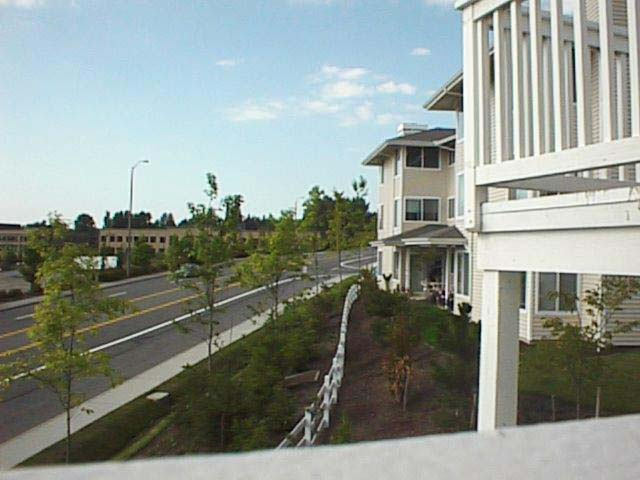
#> input picture b1.jpg, 640 x 480 px
$ python rectify.py
#> lines starting #> are read from the running program, lines starting #| are printed output that depends on the picture
#!/usr/bin/python
# coding=utf-8

# Base Python File (rectify.py)
# Created: Wed Mar 14 20:17:10 2012
# Version: 1.0
#
# This Python script was developped by François-Xavier Thomas.
# You are free to copy, adapt or modify it.
# If you do so, however, leave my name somewhere in the credits, I'd appreciate it ;)
#
# (ɔ) François-Xavier Thomas <fx.thomas@gmail.com>

from numpy import *
from scipy import *
from pylab import *
import cv2
import sys
import numpy as np

# Some useful functions
def x(kp):
  x,_ = kp.pt
  return x
def y(kp):
  _,y = kp.pt
  return y
def drawkp(im, kpl, rmin=5000):
  """
    Draws keypoint list `kpl` on image `im`, with minimum response `rmin` (default > 5000).
  """
  arx = array ([x(kp) for kp in kpl if kp.response > rmin])
  ary = array ([y(kp) for kp in kpl if kp.response > rmin])
  hold(True)
  imshow (im)
  scatter (arx, ary)
  show()

# Read images and initialize stuff
b1 = imread ("b1.jpg")[::-1,:]
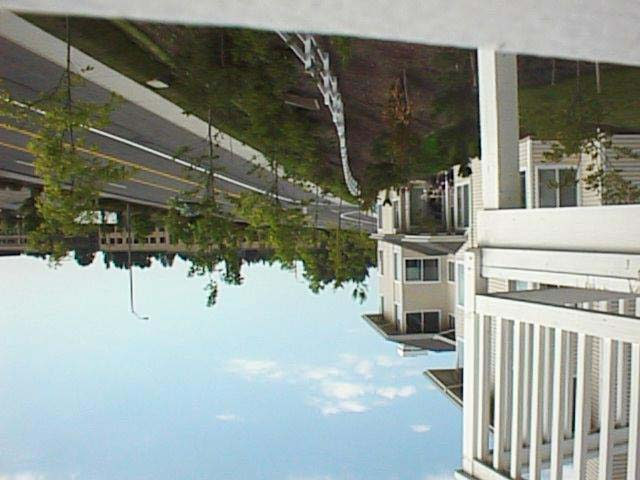
#> b1: shape (480, 640, 3); mean R, G, B 142, 150, 143.4
b2 = imread ("b2.jpg")[::-1,:]
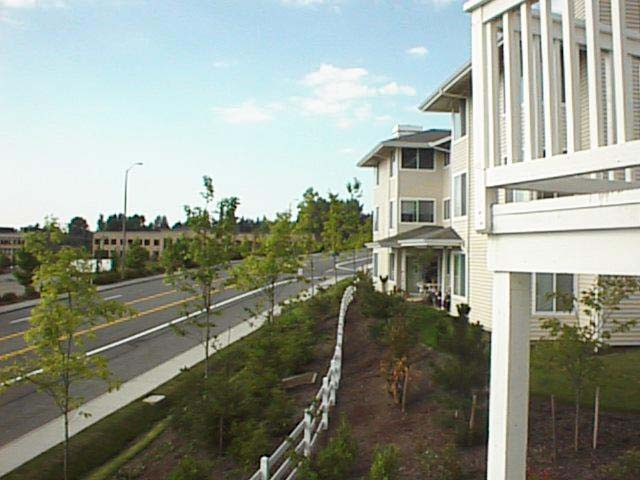
#> input picture b2.jpg, 640 x 480 px
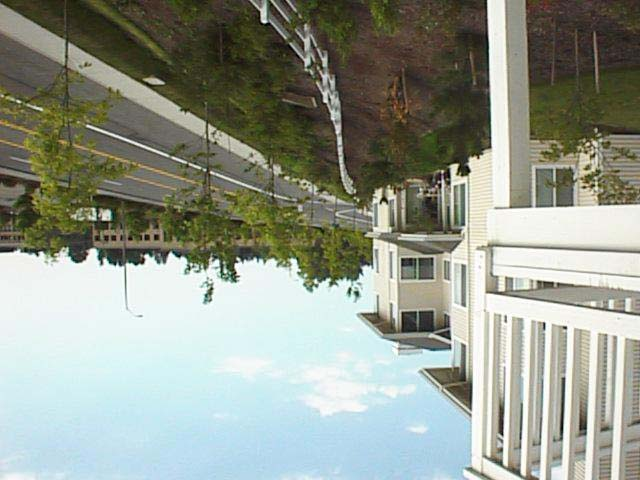
#> b2: shape (480, 640, 3); mean R, G, B 147.6, 153.5, 141.5
if b2.shape != b1.shape:
  print ("Error: b1.shape != b2.shape!...")
  sys.exit(1)
h,w,d = b1.shape
#> h = 480; w = 640; d = 3
mask = 255*ones((h,w), dtype=uint8)

# Run a SURF detector on both images
#> (the run stopped early here; a loop or call above may not have finished)
